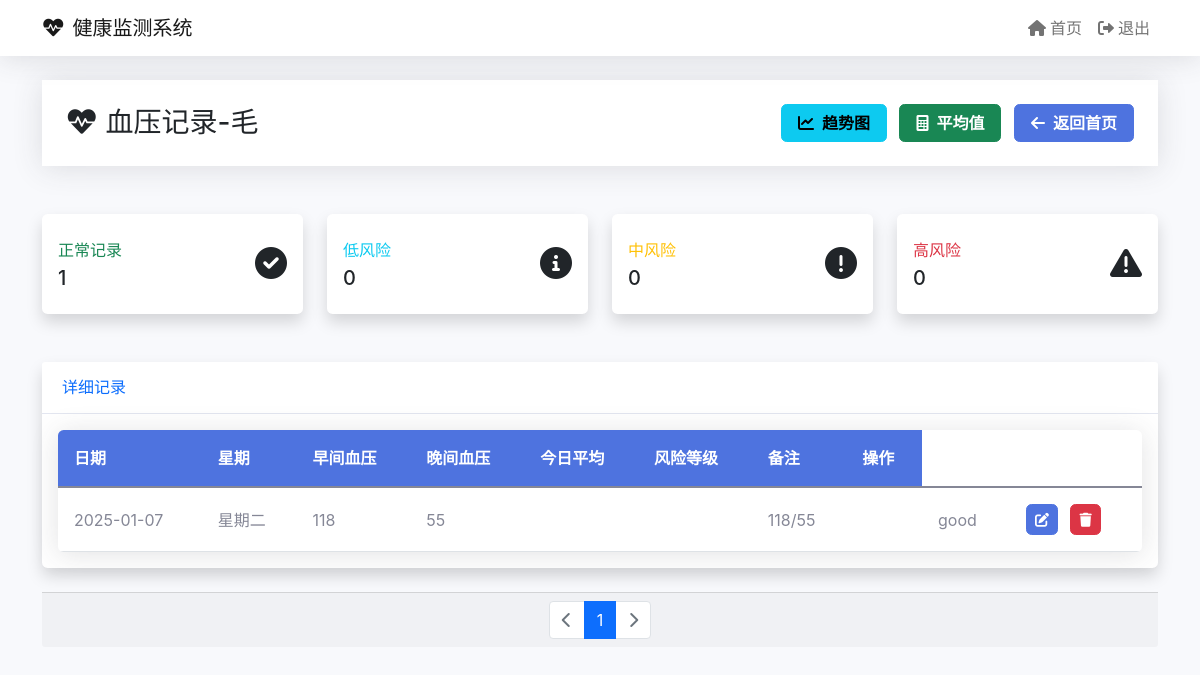
/blood_pressure2_detail (signed in), run on an earlier commit of the app's database.
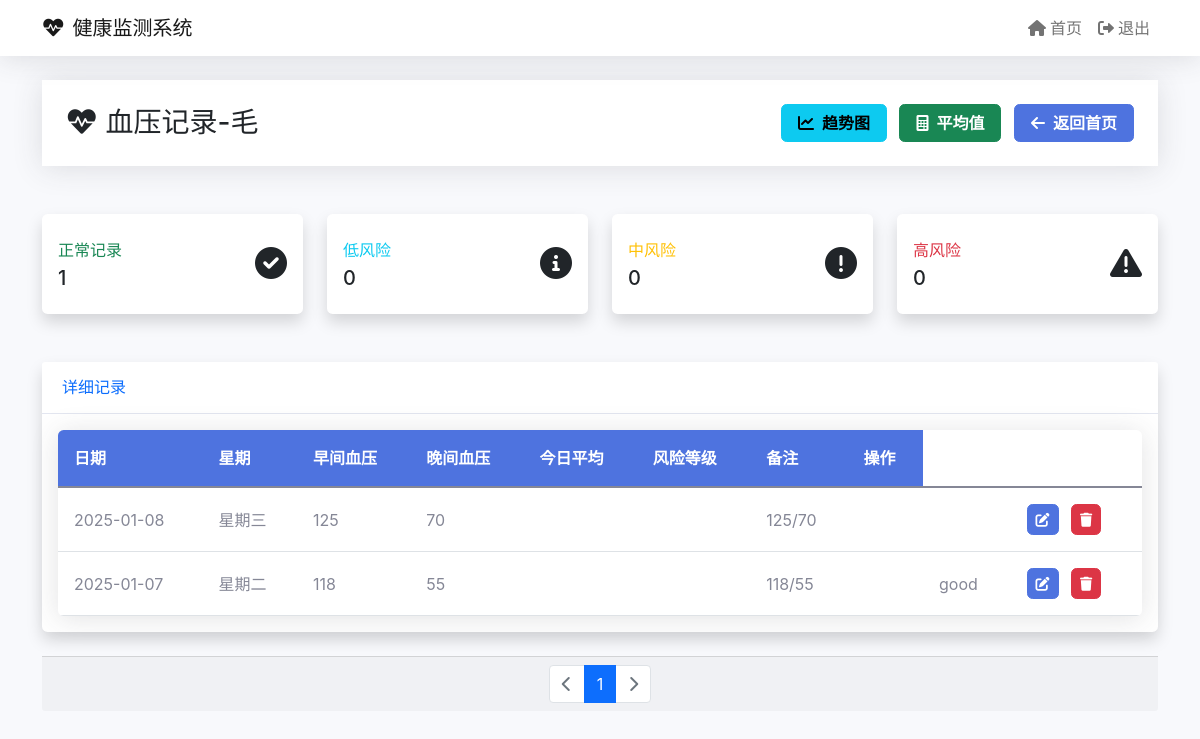
And on a later commit of the database.
### tables this page shows
CREATE TABLE bloodpressure2_records
           (id INTEGER PRIMARY KEY AUTOINCREMENT,
            date TEXT NOT NULL,
            day_of_week TEXT NOT NULL,
            morning_high INTEGER,
            morning_low INTEGER,
            afternoon_high INTEGER,
            afternoon_low INTEGER,
            notes TEXT,
            today_average TEXT,
            risk TEXT);

### app.py (the view)
@app.route('/blood_pressure2_detail')
@login_required
def blood_pressure2_detail():
    page = request.args.get('page', 1, type=int)
    per_page = 10
    db = get_db()
    total = db.execute('SELECT COUNT(*) FROM bloodpressure2_records').fetchone()[0]
    total_pages = (total + per_page - 1) // per_page
    offset = (page - 1) * per_page
    records = db.execute('''SELECT * FROM bloodpressure2_records
                           ORDER BY date DESC LIMIT ? OFFSET ?''',
                        [per_page, offset]).fetchall()
    records_with_daily = []
    for record in records:
        record_dict = dict(record)
        if record['morning_high'] and record['afternoon_high']:
            record_dict['daily_high'] = round((record['morning_high'] + record['afternoon_high']) / 2, 1)
        elif record['morning_high']:
            record_dict['daily_high'] = record['morning_high']
        elif record['afternoon_high']:
            record_dict['daily_high'] = record['afternoon_high']
        else:
            record_dict['daily_high'] = None
        if record['morning_low'] and record['afternoon_low']:
            record_dict['daily_low'] = round((record['morning_low'] + record['afternoon_low']) / 2, 1)
        elif record['morning_low']:
            record_dict['daily_low'] = record['morning_low']
        elif record['afternoon_low']:
            record_dict['daily_low'] = record['afternoon_low']
        else:
            record_dict['daily_low'] = None
        records_with_daily.append(record_dict)
    db.close()
    return render_template('bloodpressure2detail.html',
                         records=records_with_daily,
                         current_page=page,
                         total_pages=total_pages)

### app.py (called while the page is built)
def login_required(f):
    @wraps(f)
    def decorated_function(*args, **kwargs):
        if 'logged_in' not in session:
            return redirect(url_for('login'))
        return f(*args, **kwargs)
    return decorated_function

### templates/bloodpressure2detail.html (shortened to what this page needs)
{% extends "base.html" %}
{% block content %}
<div class="row mb-4">
    <div class="col-12">
        <div class="page-header">
            <div class="container">
                <div class="d-flex justify-content-between align-items-center">
                    <h1 class="h3 mb-0 text-gray-800">
                        <i class="fas fa-heartbeat me-2"></i>血压记录-毛
                    </h1>
                    <div>
                        <a href="{{ url_for('blood_pressure2_chart') }}" class="btn btn-info">
                            <i class="fas fa-chart-line me-2"></i>趋势图
                        </a>
                        <a href="{{ url_for('blood_pressure2_average') }}" class="btn btn-success ms-2">
                            <i class="fas fa-calculator me-2"></i>平均值
                        </a>
                        <a href="{{ url_for('landing') }}" class="btn btn-primary ms-2">
                            <i class="fas fa-arrow-left me-2"></i>返回首页
                        </a>
                    </div>
                </div>
            </div>
        </div>
    </div>
</div>
<div class="row mb-4">
    {% set risk_stats = namespace(good=0, low=0, middle=0, high=0) %}
    {% for record in records %}
        {% if record.risk == 'good' %}
            {% set risk_stats.good = risk_stats.good + 1 %}
        {% elif record.risk == 'low risk' %}
            {% set risk_stats.low = risk_stats.low + 1 %}
        {% elif record.risk == 'middle risk' %}
            {% set risk_stats.middle = risk_stats.middle + 1 %}
        {% elif record.risk == 'high risk' %}
            {% set risk_stats.high = risk_stats.high + 1 %}
        {% endif %}
    {% endfor %}
    <div class="col-xl-3 col-md-6 mb-4">
        <div class="card border-left-success shadow h-100 py-2 stats-card">
            <div class="card-body">
                <div class="row no-gutters align-items-center">
                    <div class="col mr-2">
                        <div class="text-xs font-weight-bold text-success text-uppercase mb-1">正常记录</div>
                        <div class="h5 mb-0 font-weight-bold text-gray-800">{{ risk_stats.good }}</div>
                    </div>
                    <div class="col-auto">
                        <i class="fas fa-check-circle fa-2x text-gray-300"></i>
                    </div>
                </div>
            </div>
        </div>
    </div>
    <div class="col-xl-3 col-md-6 mb-4">
        <div class="card border-left-info shadow h-100 py-2 stats-card">
            <div class="card-body">
                <div class="row no-gutters align-items-center">
                    <div class="col mr-2">
                        <div class="text-xs font-weight-bold text-info text-uppercase mb-1">低风险</div>
                        <div class="h5 mb-0 font-weight-bold text-gray-800">{{ risk_stats.low }}</div>
                    </div>
                    <div class="col-auto">
                        <i class="fas fa-info-circle fa-2x text-gray-300"></i>
                    </div>
                </div>
            </div>
        </div>
    </div>
    <div class="col-xl-3 col-md-6 mb-4">
        <div class="card border-left-warning shadow h-100 py-2 stats-card">
            <div class="card-body">
                <div class="row no-gutters align-items-center">
                    <div class="col mr-2">
                        <div class="text-xs font-weight-bold text-warning text-uppercase mb-1">中风险</div>
                        <div class="h5 mb-0 font-weight-bold text-gray-800">{{ risk_stats.middle }}</div>
                    </div>
                    <div class="col-auto">
                        <i class="fas fa-exclamation-circle fa-2x text-gray-300"></i>
                    </div>
                </div>
            </div>
        </div>
    </div>
    <div class="col-xl-3 col-md-6 mb-4">
        <div class="card border-left-danger shadow h-100 py-2 stats-card">
            <div class="card-body">
                <div class="row no-gutters align-items-center">
                    <div class="col mr-2">
                        <div class="text-xs font-weight-bold text-danger text-uppercase mb-1">高风险</div>
                        <div class="h5 mb-0 font-weight-bold text-gray-800">{{ risk_stats.high }}</div>
                    </div>
                    <div class="col-auto">
                        <i class="fas fa-exclamation-triangle fa-2x text-gray-300"></i>
                    </div>
                </div>
            </div>
        </div>
    </div>
</div>
<div class="card shadow mb-4">
    <div class="card-header py-3">
        <h6 class="m-0 font-weight-bold text-primary">详细记录</h6>
    </div>
    <div class="card-body">
        <div class="table-responsive">
            <table class="table table-hover">
                <thead>
                    <tr>
                        <th>日期</th>
                        <th>星期</th>
                        <th>早间血压</th>
                        <th>晚间血压</th>
                        <th>今日平均</th>
                        <th>风险等级</th>
                        <th>备注</th>
                        <th>操作</th>
                    </tr>
                </thead>
                <tbody>
                    {% for record in records %}
                    <tr>
                        <td>{{ record.date }}</td>
                        <td>{{ record.day_of_week }}</td>
                        <td>{{ record.morning_high }}</td>
                        <td>{{ record.morning_low }}</td>
                        <td>{{ record.afternoon_high }}</td>
                        <td>{{ record.afternoon_low }}</td>
                        <td>
                            {% if record.daily_high is not none and record.daily_low is not none %}
                                {{ record.daily_high }}/{{ record.daily_low }}
                            {% elif record.daily_high is not none %}
                                {{ record.daily_high }}/--
                            {% elif record.daily_low is not none %}
                                --/{{ record.daily_low }}
                            {% else %}
                                --/--
                            {% endif %}
                        </td>
                        <td>{{ record.notes }}</td>
                        <td>{{ record.risk }}</td>
                        <td class="action-buttons">
                            <button type="button" class="btn btn-primary btn-sm" data-bs-toggle="modal" data-bs-target="#editModal{{ record.id }}">
                                <i class="fas fa-edit"></i>
                            </button>
                            <a href="{{ url_for('delete_blood_pressure2', id=record.id) }}" class="btn btn-danger btn-sm" onclick="return confirm('确定要删除这条记录吗？')">
                                <i class="fas fa-trash"></i>
                            </a>
                        </td>
                    </tr>
                    {% endfor %}
                </tbody>
            </table>
        </div>
    </div>
</div>
<div class="card-footer">
    <nav aria-label="Page navigation">
        <ul class="pagination justify-content-center mb-0">
            <li class="page-item {{ 'disabled' if current_page == 1 }}">
                <a class="page-link" href="{{ url_for('blood_pressure2_detail', page=current_page-1) if current_page > 1 else '#' }}">
                    <i class="fas fa-chevron-left"></i>
                </a>
            </li>
            {% for page in range(1, total_pages + 1) %}
                {% if page == current_page %}
                    <li class="page-item active">
                        <span class="page-link">{{ page }}</span>
                    </li>
                {% endif %}
            {% endfor %}
            <li class="page-item {{ 'disabled' if current_page == total_pages }}">
                <a class="page-link" href="{{ url_for('blood_pressure2_detail', page=current_page+1) if current_page < total_pages else '#' }}">
                    <i class="fas fa-chevron-right"></i>
                </a>
            </li>
        </ul>
    </nav>
</div>
{% endblock %}

### templates/base.html (shortened to what this page needs)
<!DOCTYPE html>
<html>
<head>
    <link href="https://cdn.jsdelivr.net/npm/bootstrap@5.1.3/dist/css/bootstrap.min.css" rel="stylesheet">
    <link href="https://cdnjs.cloudflare.com/ajax/libs/font-awesome/6.0.0/css/all.min.css" rel="stylesheet">
</head>
<body>
    <nav class="navbar navbar-expand-lg navbar-light mb-4">
        <div class="container">
            <a class="navbar-brand" href="{{ url_for('landing') }}">
                <i class="fas fa-heartbeat me-2"></i>健康监测系统
            </a>
            {% if session.logged_in %}
            <div class="collapse navbar-collapse" id="navbarNav">
                <ul class="navbar-nav ms-auto">
                    <li class="nav-item">
                        <a class="nav-link" href="{{ url_for('landing') }}">
                            <i class="fas fa-home me-1"></i>首页
                        </a>
                    </li>
                    <li class="nav-item">
                        <a class="nav-link" href="{{ url_for('logout') }}">
                            <i class="fas fa-sign-out-alt me-1"></i>退出
                        </a>
                    </li>
                </ul>
            </div>
            {% endif %}
        </div>
    </nav>
    <div class="container">
        {% block content %}{% endblock %}
    </div>
</body>
</html>

### templates/base.html (style rules this page uses)
:root { --primary-color: #4e73df; --secondary-color: #858796; --success-color: #1cc88a; --info-color: #36b9cc; --warning-color: #f6c23e; --danger-color: #e74a3b; }
body { background-color: #f8f9fc; font-family: 'Nunito', -apple-system, BlinkMacSystemFont, "Segoe UI", Roboto, "Helvetica Neue", Arial, sans-serif; }
.navbar { background-color: white; box-shadow: 0 .15rem 1.75rem 0 rgba(58,59,69,.15); }
.card { border: none; border-radius: .35rem; box-shadow: 0 .15rem 1.75rem 0 rgba(58,59,69,.15); }
.card-header { background-color: white; border-bottom: 1px solid #e3e6f0; padding: 1rem 1.25rem; }
.btn { border-radius: .35rem; padding: .375rem 1rem; font-weight: 600; }
.btn-primary { background-color: var(--primary-color); border-color: var(--primary-color); }
.table { color: #858796; }
.table thead th { background-color: #f8f9fc; border-bottom: 2px solid #e3e6f0; }
.page-header { margin-bottom: 1.5rem; padding: 1.5rem 0; background-color: white; box-shadow: 0 .15rem 1.75rem 0 rgba(58,59,69,.15); }

### templates/bloodpressure2detail.html (style rules this page uses)
.action-buttons .btn { padding: .25rem .5rem; font-size: .875rem; margin: 0 .25rem; }
.table-responsive { border-radius: .35rem; box-shadow: 0 .15rem 1.75rem 0 rgba(58,59,69,.15); }
.table { margin-bottom: 0; }
.table thead th { background-color: var(--primary-color); color: white; border: none; padding: 1rem; }
.table td { vertical-align: middle; padding: 1rem; }

What changed in the data, as far as the page shows it:
added bloodpressure2_records: date "2025-01-08", day_of_week "星期三", morning_high "125", morning_low "70", daily_high "125", daily_low "70"
